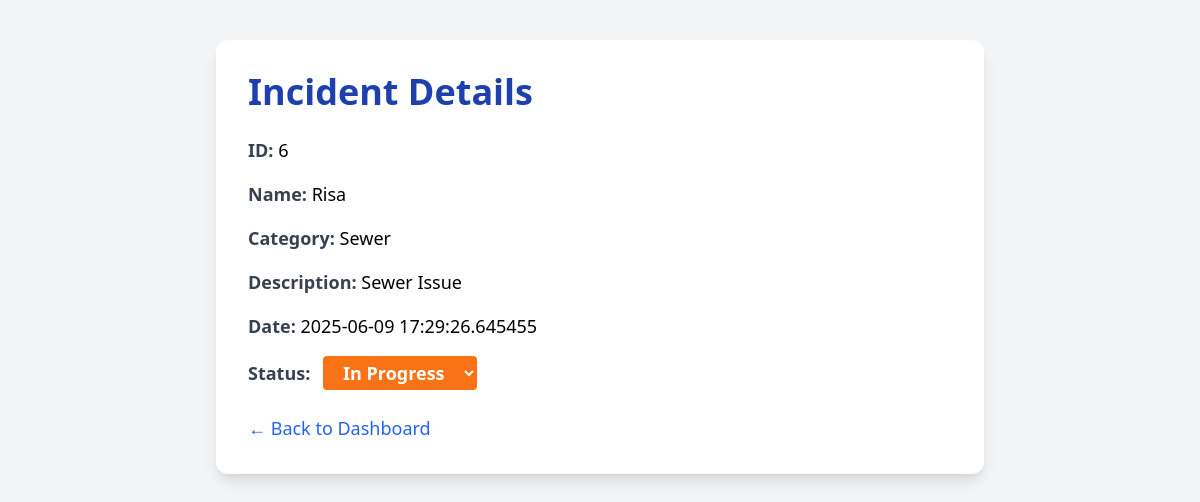
Page /incident/6 on the committed database.
### tables this page shows
CREATE TABLE incidents (
    id INTEGER PRIMARY KEY AUTOINCREMENT,
    name TEXT NOT NULL,
    phone TEXT NOT NULL,
    category TEXT NOT NULL,
    severity TEXT NOT NULL,
    description TEXT,
    location TEXT,
    photo_path TEXT,
    latitude REAL,
    longitude REAL,
    created_at TIMESTAMP DEFAULT CURRENT_TIMESTAMP
, status TEXT DEFAULT 'Open');

### app.py (the view)
@app.route("/incident/<int:id>")
def view_incident(id):
    db = get_db()
    incident = db.execute("SELECT * FROM incidents WHERE id = ?", (id,)).fetchone()
    return render_template("incident_detail.html", incident=incident)

### app.py (called while the page is built)
def get_db():
    if 'db' not in g:
        g.db = sqlite3.connect(INCIDENT_DB)
        g.db.row_factory = sqlite3.Row
    return g.db

### templates/incident_detail.html (shortened to what this page needs)
<!DOCTYPE html>
<html>
<head>
    <script src="https://cdn.tailwindcss.com"></script>
</head>
<body class="bg-gray-100 p-10">
    <div class="max-w-3xl mx-auto bg-white shadow-lg rounded-xl p-8">
        <h1 class="text-4xl font-bold mb-6 text-blue-800">Incident Details</h1>
        <div class="grid grid-cols-1 gap-4 text-lg">
            <div><span class="font-semibold text-gray-700">ID:</span> {{ incident.id }}</div>
            <div><span class="font-semibold text-gray-700">Name:</span> {{ incident.name }}</div>
            <div><span class="font-semibold text-gray-700">Category:</span> {{ incident.category }}</div>
            <div><span class="font-semibold text-gray-700">Description:</span> {{ incident.description }}</div>
            <div><span class="font-semibold text-gray-700">Date:</span> {{ incident.created_at }}</div>
            <div><span class="font-semibold text-gray-700">Status:</span>
<form action="{{ url_for('update_status', id=incident.id) }}" method="POST" class="inline">
    <select name="status" class="ml-2 px-4 py-1 rounded text-white font-semibold
        {% if incident.status == 'Done' %} bg-green-600
        {% elif incident.status == 'In Progress' %} bg-orange-500
        {% elif incident.status == 'Pending' %} bg-red-600
        {% else %} bg-gray-600 {% endif %}" onchange="this.form.submit()">
        <option value="In Progress" {% if incident.status == 'In Progress' %}selected{% endif %}>In Progress</option>
    </select>
</form>
        <div class="mt-6">
            <a href="{{ url_for('dashboard') }}" class="text-blue-600 hover:underline">← Back to Dashboard</a>
        </div>
    </div>
</body>
</html>

### rows in the picture
incidents: id "6", name "Risa", category "Sewer", description "Sewer Issue", created_at "2025-06-09 17:29:26.645455", status "In Progress"
